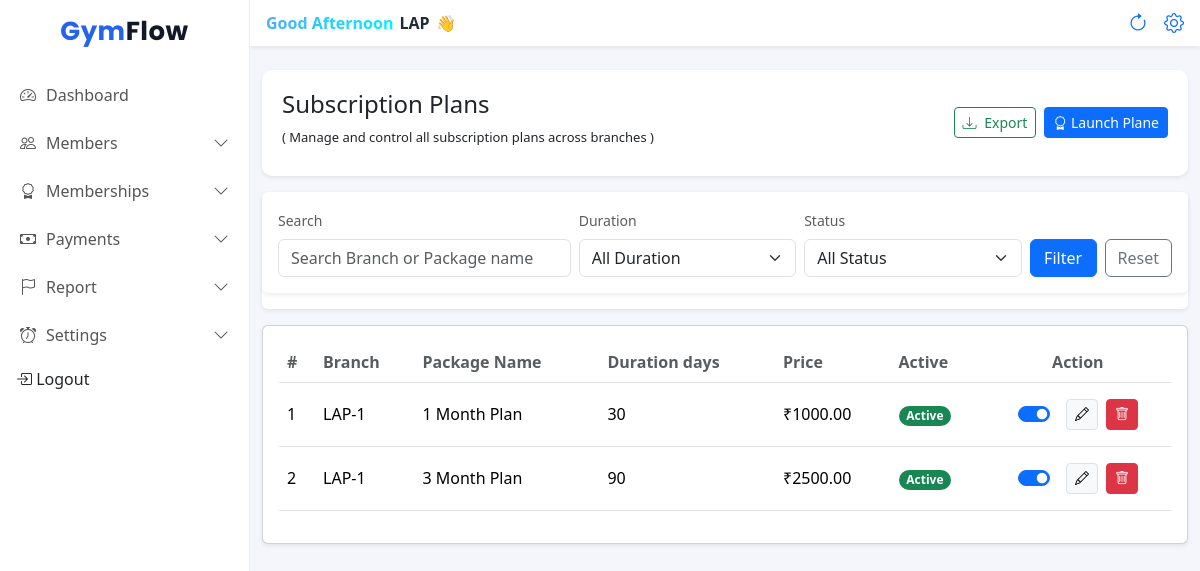
Page /plan/ (signed in) on the committed database.
### accounts/models.py (models this page shows, shortened)
class User(AbstractUser):
    ROLE_CHOICES = (
        ('ADMIN', 'Owner'),
        ('TRAINER', 'Trainer'),
    )
    gym = models.ForeignKey(Gym, on_delete=models.CASCADE, null=True, blank=True)
    role = models.CharField(max_length=10, choices=ROLE_CHOICES, default='TRAINER')
    phone = models.CharField(max_length=15, blank=True, null=True)
    branch = models.ForeignKey(Branch, on_delete=models.SET_NULL, null=True, blank=True)

### frontend/models.py (models this page shows, shortened)
class MembershipPlan(models.Model):
    branch = models.ForeignKey(Branch, on_delete=models.CASCADE, related_name="plans")
    name = models.CharField(max_length=50)  # Monthly / Quarterly
    duration_days = models.PositiveIntegerField()
    start_date = models.DateField(null=True)
    end_date = models.DateField(null=True)
    price = models.DecimalField(max_digits=8, decimal_places=2)
    is_active = models.BooleanField(default=True)
    created_at = models.DateTimeField(auto_now_add=True)
    class Meta:
        unique_together = ('branch', 'name')  # same branch can't have same plan name twice

class Branch(models.Model):
    gym = models.ForeignKey(Gym, on_delete=models.CASCADE, related_name="branches")
    name = models.CharField(max_length=100)
    address = models.TextField(blank=True)
    phone = models.CharField(max_length=15, blank=True)
    created_at = models.DateTimeField(auto_now_add=True)
    class Meta:
        unique_together = ('gym', 'name')  # same gym can't have 2 branches with same name

### frontend/views.py (the view)
# urls.py: path('plan/', plans ,name="plans"),
@login_required
@owner_or_trainer
def plans(request):
    gym = request.user.gym
    search = request.GET.get("q")
    branch = request.GET.get("branch")
    status = request.GET.get("status")
    duration = request.GET.get("duration")
    plans = MembershipPlan.objects.filter(
        branch__gym=gym
    ).select_related("branch")
    if search:
        plans = plans.filter(
            Q(name__icontains=search) |
            Q(branch__name__icontains=search)
        )
    if branch:
        plans = plans.filter(branch_id=branch)
    if status:
        plans = plans.filter(is_active=(status == "Active"))
    if duration:
        plans = plans.filter(duration_days=duration)  # ✅ FIX FIELD NAME
    durations = (
        MembershipPlan.objects
        .filter(branch__gym=gym)
        .values_list("duration_days", flat=True)
        .distinct()
        .order_by("duration_days")
    )
    branches = gym.branches.all()
    return render(request, "Planes.html", {
        "plans": plans,
        "durations": durations,
        "branches":branches
    })

### frontend/templates/Planes.html (shortened to what this page needs)
{% extends "base.html" %}
{% load static %}
{% block content %}
<div class="container-fluid mt-4">
    <div class="d-flex justify-content-between align-items-center mb-3 shadow-sm"
        style="background-color: white;padding:20px;border-radius: 10px;">
        <h4>Subscription Plans <br> <span style="font-size: 13px;">( Manage and control all subscription plans across branches )</span>
        </h4>
        {% if request.user.role == "ADMIN" %}
        <div class="d-flex gap-2">
            <button class="btn btn-outline-success btn-sm" id="exportCsv">
                <i class="bi bi-download me-1"></i> Export
            </button>
            <a href="{% url 'Add_plan' %}" class="btn btn-primary btn-sm">
                <i class="bi bi-award"></i> Launch Plane
            </a>
        </div>
        {% endif %}
    </div>
    <div class="card shadow-sm border-0 mb-3 ">
        <div class="card shadow-sm border-0 mb-3">
            <div class="card-body">
              <form method="get">
                <div class="row g-2 align-items-end">
                  <div class="col-12 col-md-4">
                    <label class="form-label small text-muted">Search</label>
                    <input type="text"
                           name="q"
                           value="{{ request.GET.q }}"
                           class="form-control"
                           placeholder="Search Branch or Package name">
                  </div>
                  <div class="col-12 col-md-3">
                    <label class="form-label small text-muted">Duration</label>
                    <select id="branchFilter" name="duration" class="form-select">
                        <option value="">All Duration</option>
                    </select>
                  </div>
                  <div class="col-12 col-md-3">
                    <label class="form-label small text-muted">Status</label>
                    <select name="status" class="form-select">
                      <option value="">All Status</option>
                    </select>
                  </div>
                  <div class="col-12 col-md-2 d-flex gap-2">
                    <button type="submit" class="btn btn-primary w-100">
                      Filter
                    </button>
                    <a href="{% url 'plans' %}" class="btn btn-outline-secondary w-100">
                      Reset
                    </a>
                  </div>
                </div>
              </form>
            </div>
          </div>
    </div>
    <div class="card shadow-sm d-none d-md-block">
        <div class="card-body table-responsive">
            <table class="table table-hover align-middle mb-3" id="membersTable">
                <thead class="table">
                    <tr>
                        <th class="fw-semibold text-muted">#</th>
                        <th class="fw-semibold text-muted">Branch</th>
                        <th class="fw-semibold text-muted">Package Name</th>
                        <th class="fw-semibold text-muted">Duration days</th>
                        <th class="fw-semibold text-muted">Price</th>
                        <th class="fw-semibold text-muted">Active</th>
                        {% if request.user.role == "ADMIN" %}
                        <th class="fw-semibold text-muted text-center">Action</th>
                        {% endif %}
                    </tr>
                </thead>
                <tbody>
                    {% for m in plans %}
                    <tr>
                        <td class="py-3">{{ forloop.counter }}</td>
                        <td class="py-3">{{ m.branch.name }}</td>
                        <td class="py-3">{{ m.name }}</td>
                        <td class="py-3">{{ m.duration_days }}</td>
                        <td class="py-3">₹{{ m.price }}</td>
                        <td class="py-3">
                            {% if m.is_active %}
                            <span class="badge rounded-pill bg-success">Active</span>
                            {% else %}
                            <span class="badge rounded-pill bg-secondary">Disabled</span>
                            {% endif %}
                        </td>
                        {% if request.user.role == "ADMIN" %}
                        <td class="text-center py-3">
                            <div class="d-flex justify-content-center align-items-center gap-2">
                                <div class="form-check form-switch m-0">
                                    <input class="form-check-input plan-toggle"
                                           type="checkbox"
                                           data-id="{{ m.id }}"
                                           {% if m.is_active %}checked{% endif %}>
                                </div>
                                <button class="btn btn-sm btn-light border edit-plan-btn"
                                        data-bs-toggle="modal"
                                        data-bs-target="#Plan_edit"
                                        data-id="{{ m.id }}">
                                    <i class="bi bi-pencil"></i>
                                </button>
                                <button class="btn btn-sm btn-danger delete-plan-btn"
                                        data-id="{{ m.id }}">
                                    <i class="bi bi-trash"></i>
                                </button>
                            </div>
                        </td>
                        {% endif %}
                    </tr>
                    {% endfor %}
                </tbody>
            </table>
        </div>
    </div>
</div>
</div>
{% endblock %}

### frontend/templates/base.html (shortened to what this page needs)
{% load static %}
<!DOCTYPE html>
<html lang="en">
<head>
    <link href="https://cdn.jsdelivr.net/npm/bootstrap@5.3.3/dist/css/bootstrap.min.css" rel="stylesheet">
    <link href="https://cdn.jsdelivr.net/npm/bootstrap-icons/font/bootstrap-icons.css" rel="stylesheet">
    <link rel="stylesheet" href="{% static 'css/dashboard.css' %}">
</head>
<body>
    <div class="sidebar" id="sidebar">
        <h4 class="brand-logo text-center py-3">
            Gym<span>Flow</span>
        </h4>
        <a class="" href="{% url 'dashboard' %}">
            <i class="bi bi-speedometer2"></i> Dashboard
        </a>
        <a href="javascript:void(0)" class="menu-toggle">
            <i class="bi bi-people"></i> Members
            <i class="bi bi-chevron-down ms-auto"></i>
        </a>
        <a href="javascript:void(0)" class="menu-toggle">
            <i class="bi bi-award"></i> Memberships
            <i class="bi bi-chevron-down ms-auto"></i>
        </a>
        <a href="javascript:void(0)" class="menu-toggle">
            <i class="bi bi-cash"></i> Payments
            <i class="bi bi-chevron-down ms-auto"></i>
        </a>
        <a href="javascript:void(0)" class="menu-toggle">
            <i class="bi bi-flag"></i> Report
            <i class="bi bi-chevron-down ms-auto"></i>
        </a>
        {% if request.user.role == "ADMIN" %}
        <a href="javascript:void(0)" class="menu-toggle">
            <i class="bi bi-alarm"></i> Settings
            <i class="bi bi-chevron-down ms-auto"></i>
        </a>
        {% endif %}
        <form method="post" action="{% url 'logout' %}" class="d-inline">
            <button type="submit" class="dropdown-item px-3 mt-2">
                <i class="bi bi-box-arrow-in-right"></i> Logout
            </button>
        </form>
    </div>
    <div class="content">
        <nav class="navbar bg-white shadow-sm px-3">
            <div class="d-flex align-items-center gap-2">
                <div class="welcome-text">
                    <span class="greeting">Welcome Back</span>
                    <span class="username">{{ request.user.username }}</span>
                    <span class="wave">👋</span>
                </div>
            </div>
            <div class="d-flex align-items-center">
                <a href="" class="px-3 fs-5" hreflang="Page Refresh"><i class="bi bi-arrow-clockwise"></i></a>
                <a href="{% url 'gym_profile' %}" class="fs-5" hreflang="Profile Setting"><i class="bi bi-gear"></i></a>
            </div>
        </nav>
        {% block content %}
        {% endblock %}
</body>
</html>

### frontend/static/css/dashboard.css (style rules this page uses)
body { background-color: #f5f7fb; overflow-x: hidden; }
.sidebar { width: 250px; min-height: 100vh; background: #ffffff; border-right: 1px solid #eee; position: fixed; top: 0; left: 0; transform: translateX(-100%); transition: transform 0.3s ease; z-index: 1050; }
.sidebar h4 { font-weight: 700; }
.sidebar a { color: #555; text-decoration: none; padding: 12px 20px; display: flex; align-items: center; font-weight: 500; gap: 10px; }
.content { margin-left: 0; transition: margin-left 0.3s ease; width: 100%; }
@media (min-width: 992px) { .sidebar { transform: translateX(0); } }
@media (min-width: 992px) { .content { margin-left: 250px; width: calc(100% - 250px); } }
.menu-toggle { cursor: pointer; }
.menu-toggle i.bi-chevron-down { transition: transform 0.3s; }
.table { margin-bottom: 0; }

### frontend/templates/base.html (style rules this page uses)
.brand-logo { font-family: 'Poppins', sans-serif; font-weight: 700; font-size: 26px; letter-spacing: 0.5px; color: #2563eb; }
.brand-logo span { color: #111827; }
body { background: #f4f6fb; }
.welcome-text { display: flex; align-items: center; gap: 6px; font-weight: 600; }
.greeting { font-size: 16px; background: linear-gradient(90deg, #4facfe, #00f2fe); -webkit-background-clip: text; -webkit-text-fill-color: transparent; }
.username { font-size: 16px; color: #1f2937; }
.wave { display: inline-block; animation: waveAnim 1.8s infinite; transform-origin: 70% 70%; }

### rows in the picture
User: user.username "LAP"
MembershipPlan: branch.name "LAP-1", name "1 Month Plan", duration_days "30", price "1000.00", shows "Active", is_active "☑"
MembershipPlan: branch.name "LAP-1", name "3 Month Plan", duration_days "90", price "2500.00", shows "Active", is_active "☑"
